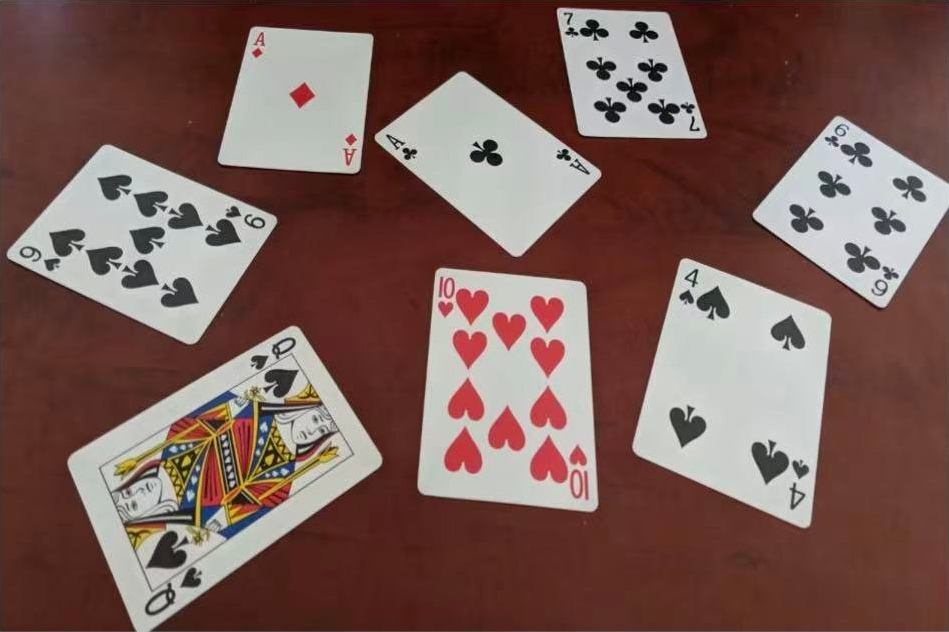
#> input picture data/cards_sample.jpg, 949 x 632 px
$ python -i ranksuit.py   (imports and definitions only)
#> lines starting #> are read from the running program, lines starting #| are printed output that depends on the picture; after the words box and inside, x2 and y2 are one past the last pixel; in counts of white or black regions, pixels touching at a corner belong together
#> further down, picture is the input picture: shape (632, 949, 3); mean B, G, R 87.1, 93.1, 122.1
# -*- coding: utf-8 -*-
"""点数与花色识别：索引区切分 + 倒角距离模板匹配。"""

import os

import cv2
import numpy as np

from . import RANKS, SUIT_SYMBOL

RECOG_W, RECOG_H = 300, 420      # 识别用尺寸，索引区太小会糊
SHAPE = 48                       # 形状归一化到 SHAPE*SHAPE
SHAPE_PAD = 4
ROT_PENALTY = 0.02               # 同分时偏向原方向

IDX_X0, IDX_X1 = 0.025, 0.200    # 索引区占比，宽度只到 0.20 免得切进中间的大花色
IDX_Y0, IDX_Y1 = 0.020, 0.300

MIN_COMP_AREA = 18
MAX_COMP_AREA = 1400
MAX_COMP_W = 0.80

WAIST_SPLIT = 0.68               # 黑桃收腰，梅花不收腰

_FONT_DIR = os.path.join(os.environ.get("WINDIR", r"C:\Windows"), "Fonts")
_RANK_FONTS = ("times.ttf", "timesbd.ttf", "georgia.ttf", "constan.ttf",
               "arial.ttf", "arialbd.ttf", "tahoma.ttf", "cambria.ttf")
_SUIT_FONT = "seguisym.ttf"


# ------------------------------------------------------------------ 基础工具

def ink_mask(bgr):
    """索引区墨迹：Otsu 取暗的，再并上有颜色的。"""
    g = cv2.GaussianBlur(cv2.cvtColor(bgr, cv2.COLOR_BGR2GRAY), (3, 3), 0)
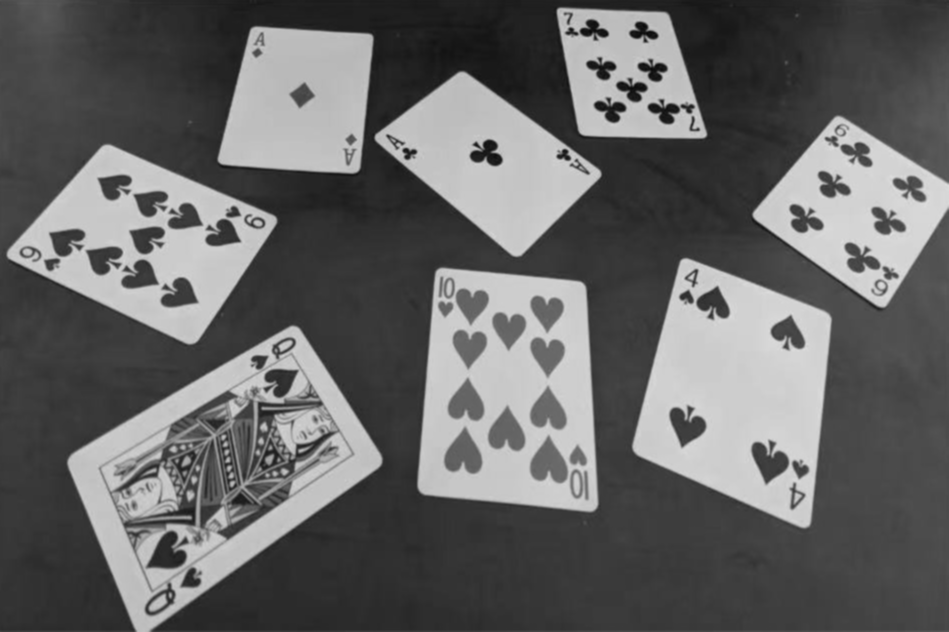
#> g: shape (632, 949); min 9, max 222, mean 101.1
    _, dark = cv2.threshold(g, 0, 255, cv2.THRESH_BINARY_INV + cv2.THRESH_OTSU)
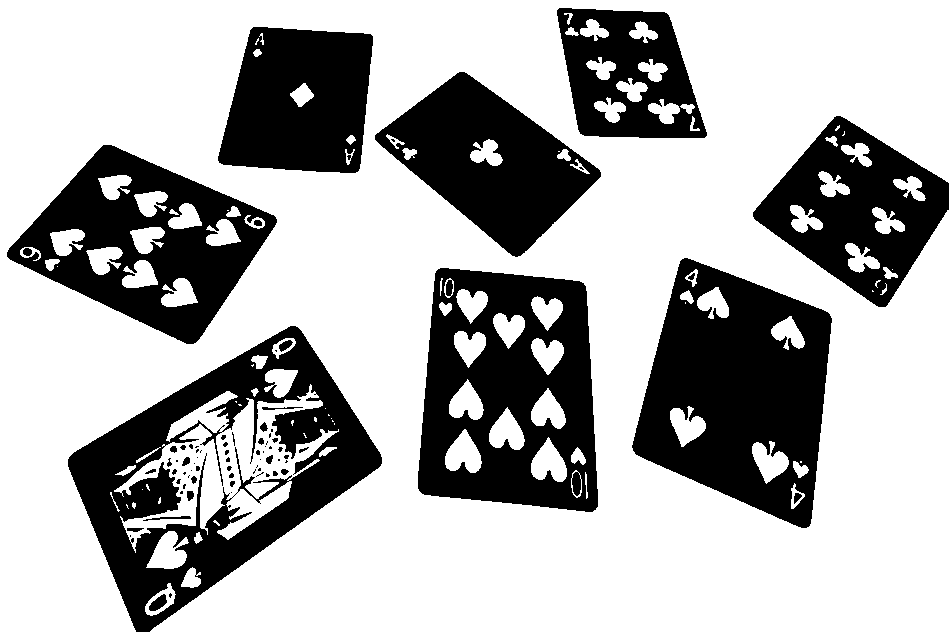
#> dark: shape (632, 949); 68.3% white; 77 black regions (44 under 20 px), largest, box (x1, y1, x2, y2) and area: (68, 326, 382, 632) 33622, (632, 258, 832, 528) 33281, (418, 268, 598, 512) 29370
    hsv = cv2.cvtColor(bgr, cv2.COLOR_BGR2HSV)
#> hsv: shape (632, 949, 3); mean H, S, V 28.7, 103.7, 123.5
    sat = ((hsv[:, :, 1] > 110) & (hsv[:, :, 2] > 60)).astype(np.uint8) * 255
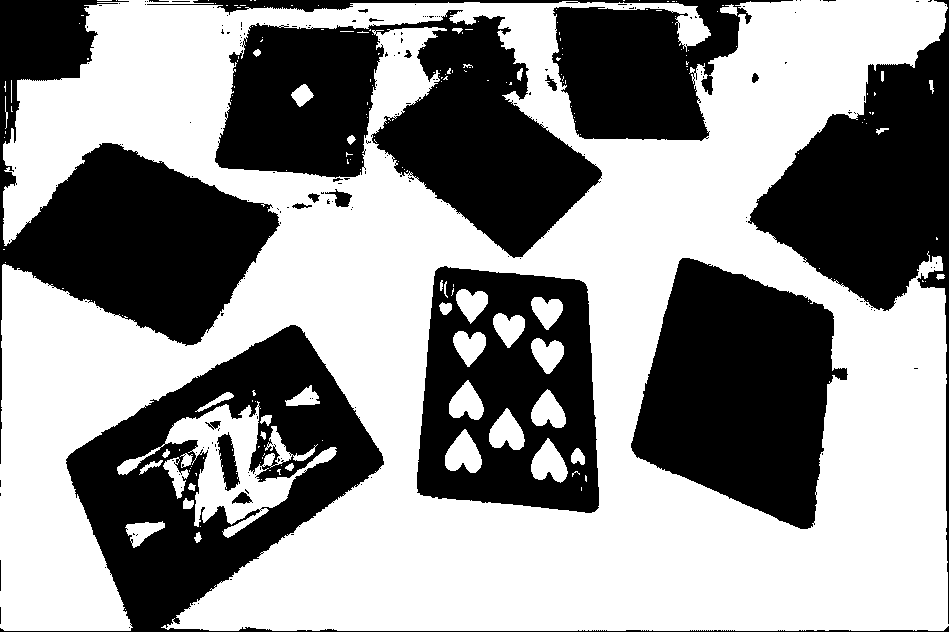
#> sat: shape (632, 949); 57.1% white; 193 black regions (172 under 20 px), largest, box (x1, y1, x2, y2) and area: (215, 10, 602, 258) 48057, (0, 325, 949, 632) 42532, (0, 0, 280, 464) 41182
    m = cv2.bitwise_or(dark, sat)
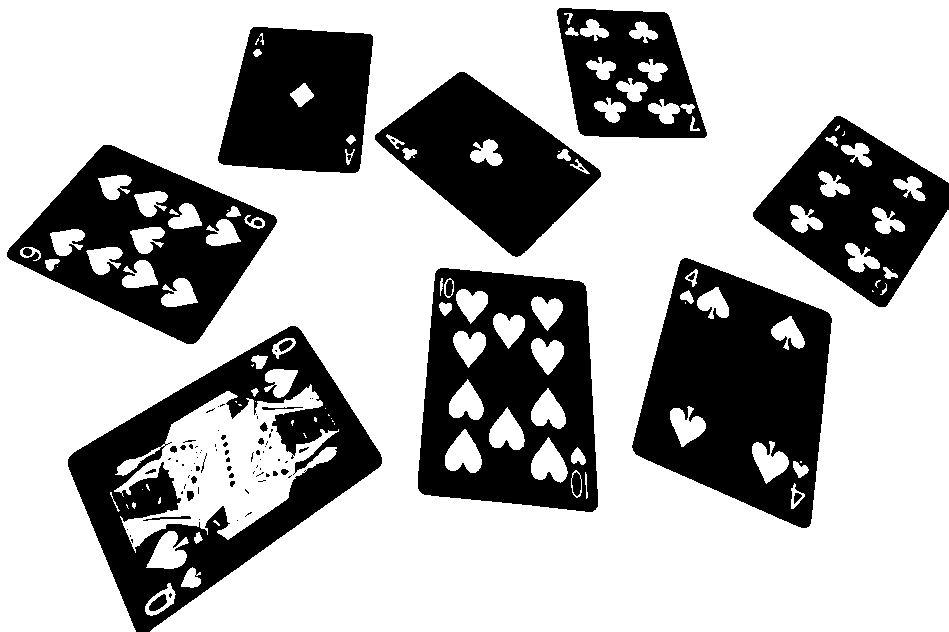
#> m: shape (632, 949); 68.7% white; 90 black regions (61 under 20 px), largest, box (x1, y1, x2, y2) and area: (632, 258, 832, 528) 33281, (68, 326, 382, 632) 31310, (418, 268, 598, 512) 29096
    return cv2.morphologyEx(m, cv2.MORPH_OPEN, np.ones((3, 3), np.uint8))
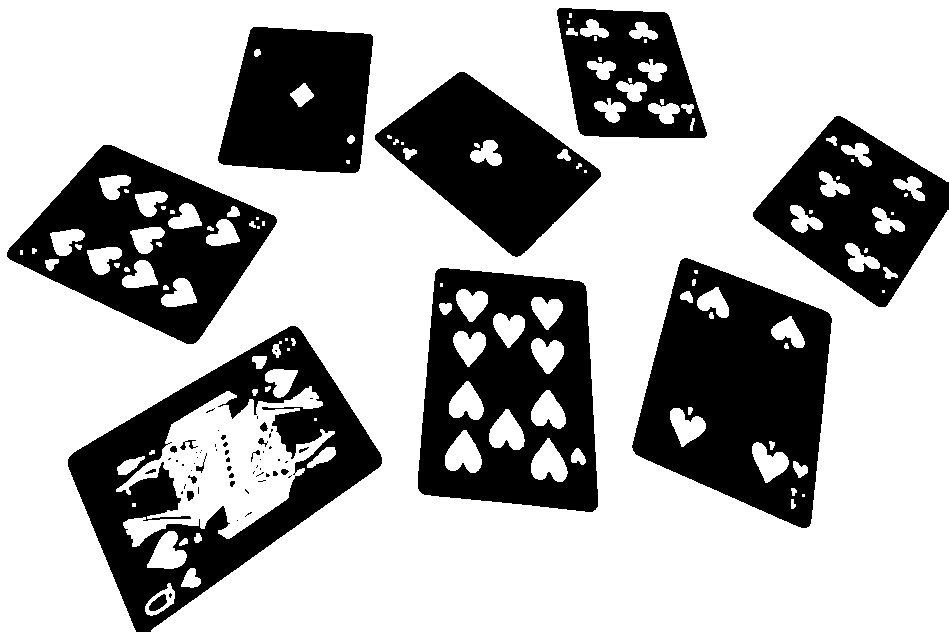
#> returned value: shape (632, 949); 68.5% white; 65 black regions (42 under 20 px), largest, box (x1, y1, x2, y2) and area: (632, 258, 832, 528) 33534, (68, 326, 382, 632) 32026, (418, 268, 598, 512) 29345


# [28 lines left out: functions is_red_ink, _bbox, norm_shape, not called in this run]


def _dt(shape):
    return cv2.distanceTransform((~shape).astype(np.uint8), cv2.DIST_L2, 3)


# [27 lines left out: functions chamfer, _largest, _render, not called in this run]


_RANK_TPL = {}
_SUIT_TPL = {}


# [193 lines left out: functions rank_templates, suit_templates, index_crop, _components, _merge_rank, split_index and 5 more, not called in this run]

>>> import cv2
>>> picture = cv2.imread('../../data/cards_sample.jpg')
>>> result = ink_mask(picture)
